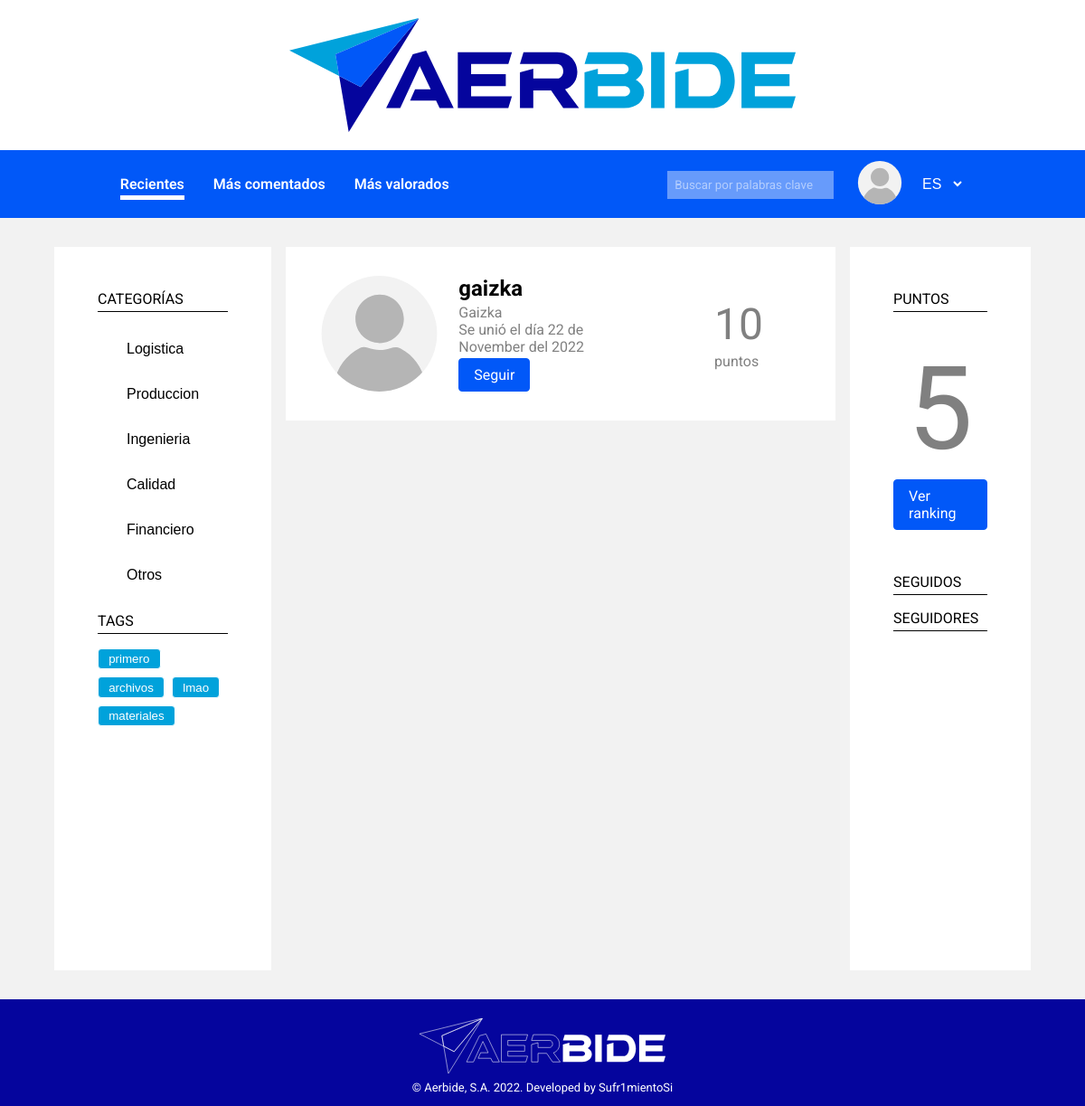
Page /user.php?user=1 (signed in) on the committed database.
### tables this page shows
CREATE TABLE `users` (
  `id` int(11) NOT NULL,
  `username` varchar(255) NOT NULL,
  `name` varchar(255) NOT NULL,
  `surname` varchar(255) DEFAULT NULL,
  `image` varchar(255) DEFAULT NULL,
  `date` date NOT NULL DEFAULT current_timestamp(),
  `points` int(11) NOT NULL DEFAULT 0,
  `job` varchar(64) DEFAULT NULL,
  `passwd` varchar(255) NOT NULL
);

CREATE TABLE `categories` (
  `id` int(11) NOT NULL,
  `name` varchar(255) NOT NULL
);

CREATE TABLE `tags` (
  `id` int(11) NOT NULL,
  `name` varchar(255) NOT NULL,
  `counter` int(11) NOT NULL
);

### src/user.php (called while the page is built, shortened)
<?php
require_once "app/__include.inc.php";
$user = $session->getCurrentUser();
if (isset($_GET['user'])) {
    $id = abs(intval($_GET['user']));
    if ($id != $user->getId() && ($u = UserRepository::getUserById($id))) {
        $user = $u;
    }
}
include_views([
    "views/header.view.php",
    "views/user.view.php",
    "views/footer.view.php"
])
?>

### src/app/db/repositories/category_repo.inc.php (called while the page is built, shortened)
<?php
abstract class CategoryRepository {
    public static function getAllCategories(): array {
        global $db;
        $categs = [];
        $sql = 'SELECT * FROM categories';
        $statement = $db->prepare($sql);
        $statement->setFetchMode(PDO::FETCH_ASSOC);
        $statement->execute();
        while (($data = $statement->fetch())) {
            $categs[] = new CategoryEntity(
                intval($data['id']),
                $data['name']
            );
        }
        return $categs;
    }
}

### src/app/db/entities/category_entity.inc.php (called while the page is built)
<?php
class CategoryEntity {
    private $id;
    private $name;
    public function __construct(int $id, string $name) {
        $this->id = $id;
        $this->name = $name;
    }
    public function getId(): int {
        return $this->id;
    }
    public function getName(): string {
        return $this->name;
    }
}

### src/app/db/repositories/tag_repo.inc.php (called while the page is built, shortened)
<?php
abstract class TagRepository {
    public static function getAllTags(int $limit = 10): array{
        global $db;
        $tags = [];
        $sql = "SELECT * FROM tags ORDER BY counter DESC LIMIT $limit";
        $statement = $db->prepare($sql);
        $statement->setFetchMode(PDO::FETCH_ASSOC);
        $statement->execute();
        while ($data = $statement->fetch()) {
            $tags[] = new TagEntity(
                intval($data['id']),
                $data['name'],
                intval($data['counter'])
            );
        }
        return $tags;
    }
}

### src/app/db/entities/tag_entity.inc.php (called while the page is built, shortened)
<?php
class TagEntity {
    private $id;
    private $name;
    public function __construct(int $id, string $name, int $counter) {
        $this->id = $id;
        $this->name = strtolower($name);
    }
    public function getId(): int {
        return $this->id;
    }
    public function getName(): string {
        return $this->name;
    }
}

### src/app/db/entities/user_entity.inc.php (called while the page is built, shortened)
<?php
class UserEntity {
    private $username;
    private $name;
    private $date;
    private $points;
    public function __construct(int $id, string $username, string $name, string|null $surname, string|null $image,
        int $date, int $points, string|null $job, string $passwd) {
            $this->username = $username;
            $this->name = $name;
            $this->date = new DateTime();
            $this->date->setTimeStamp($date);
            $this->points = $points;
    }
    public function getUsername(): string {
        return $this->username;
    }
    public function getName(): string {
        return $this->name;
    }
    public function getCreationDate(): DateTime {
        return $this->date;
    }
    public function getPoints(): int {
        return $this->points;
    }
}

### src/app/db/repositories/user_repo.inc.php (called while the page is built, shortened)
<?php
abstract class UserRepository {
    private static function parseUserFromData(array $data) : UserEntity {
        return new UserEntity(
            $data['id'],
            $data['username'],
            $data['name'],
            $data['surname'],
            $data['image'],
            strtotime($data['date']),
            $data['points'],
            $data['job'],
            $data['passwd']
        );
    }
    public static function getUserById(int $id): UserEntity|null {
        global $db;
        $sql = 'SELECT * FROM users WHERE id = :id';
        $statement = $db->prepare($sql);
        $statement->setFetchMode(PDO::FETCH_ASSOC);
        $statement->execute([
            ':id' => $id
        ]);
        if (($data = $statement->fetch())) {
            return self::parseUserFromData($data);
        }
        return null;
    }
}

### src/app/session.inc.php (called while the page is built, shortened)
<?php
class SessionManager {
    private $currentUser;
    public function __construct() {
        $this->get_current_user();
    }
    private function get_current_user() {
        $id = $this->get('_uid');
        if (is_int($id)) {
            $this->currentUser = UserRepository::getUserById($id);
        }
    }
    public function get(string $key): mixed {
        return array_key_exists($key, $_SESSION) ? $_SESSION[$key] : null;
    }
    public function getCurrentUser(): UserEntity|null {
        return $this->currentUser;
    }
}
$session = new SessionManager();

### src/app/__include.inc.php (called while the page is built, shortened)
<?php
require_once "session.inc.php";
require_once "utils.inc.php";

### src/views/partials/sidebar_left.php (the view)
<aside class="sidebar-left">
    <div>
        <h3>CATEGORÍAS</h3>
        <ul>
            <?php foreach (CategoryRepository::getAllCategories() as $category): ?>
                <li>
                    <button class="aside-category" data-id="<?php echo $category->getId(); ?>">
                        <?php echo $category->getName(); ?>
                    </button>
                </li>
            <?php endforeach; ?>
        </ul>
    </div>
    <div>
        <h3>TAGS</h3>
        <ul class="tags-list">
            <?php foreach (TagRepository::getAllTags() as $tag): ?>
                <li>
                    <button class="tag" data-id="<?php echo $tag->getId(); ?>">
                        <?php echo $tag->getName(); ?>
                    </button>
                </li>
            <?php endforeach; ?>
        </ul>
    </div>
</aside>

### src/app/utils.inc.php (shortened to what this page needs)
<?php
function include_views(array $views) {
    echo '<!DOCTYPE html><html lang="es"><head>';
    echo '</head><body>';
    foreach ($views as $view) {
        include $view;
    }
    echo '</body></html>';
}

### src/views/user.view.php (shortened to what this page needs)
<?php
    $user = $GLOBALS['user'];
?>
<div class="content">
    <?php include 'partials/sidebar_left.php' ?>
    <main>
        <div class="user-panel">
            <div class="flex-container user-pannel">
                <div class="flex-container">
                    <img src="img/user-default-image.svg" alt="" class="author-icon-big">
                    <div class="flex-container-column">
                        <h2><?php echo $user->getUsername() ?></h2>
                        <div>
                            <p><?php echo $user->getName() . ' ' . $user->getSurname(); ?></p>
                            <p class="data">
                                <?php
                                    $date = $user->getCreationDate();
                                    echo 'Se unió el día ' . $date->format('j \d\e F \d\e\l Y');
                                ?>
                            </p>
                        </div>
                        <div class="no-se-como-arreglar-esto-de-una-manera-mejor">
                            <button class="button-blue" id="userfollowbtn">Seguir</button>
                        </div>
                    </div>
                </div>
                <div class="flex-container-column">
                    <p class="points"><?php echo $user->getPoints() ?></p>
                    <p>puntos</p>
                </div>
            </div>
        </div>
    </main>
    <?php include 'partials/sidebar_right.php'?>
</div>

### src/views/partials/sidebar_right.php (shortened to what this page needs)
<aside class="sidebar-right">
    <div>
        <h3>puntos</h3>
        <div class="flex-container-column">
            <p class="points"><?php echo $GLOBALS['session']->getCurrentUser()->getPoints() ?></p>
            <a class="button-blue" href="/ranking.php">Ver ranking</a>
        </div>
    </div>
    <div>
        <h3>seguidos</h3>
    </div>
    <div>
        <h3>seguidores</h3>
    </div>
</aside>

### src/styles/global.css (style rules this page uses)
:root { --color-dark-blue: #05059d; --color-medium-blue: #0158f8; --color-light-blue: #00a2db; --color-search-blue: #679bfb; --color-light-grey: #f2f2f2; --color-dark-grey: #b5b5b5; }
* { padding: 0; margin: 0; box-sizing: border-box; }
body { font-family: 'Roboto', sans-serif; background-color: var(--color-light-grey); }
ul { list-style: none; }
h3 { color: black; }
a { color: black; text-decoration: none; }
.button-blue, .button-white, .button-dark-blue { text-decoration: none; font-size: 1rem; font-family: 'Roboto'; display: inline-block; border-radius: 0.25rem; overflow: hidden; padding: 0.5rem 1rem; margin: 0; transition: all 0.1s ease-in; }
.button-blue, .button-white:hover { color: white; border: 0.1rem solid var(--color-medium-blue); background-color: var(--color-medium-blue); }
button { cursor: pointer; }
.tags-list { list-style: none; display: flex; flex-wrap: wrap; gap: 0.5rem; margin: 0.3rem 0; }
.tag { text-decoration: none; display: inline-block; font-weight: 400; border: 0.1rem solid white; border-radius: 0.25rem; background-color: var(--color-light-blue); color: white; overflow: hidden; padding: 0.2rem 0.7rem; margin: 0; }
.data { color: grey; }
.author-icon-big { height: 8rem; }
.flex-container { display: flex; align-items: center; gap: 1rem; }
.flex-container-column { display: flex; flex-direction: column; gap: 0.2rem; }

### src/styles/layout.css (style rules this page uses)
.content { display: grid; grid-template-columns: repeat(5, 1fr); grid-template-areas: "l m m m r"; column-gap: 1rem; width: 90%; min-height: 100vh; margin: 2rem auto; }
.content main { grid-area: m; }
.content .sidebar-left { grid-area: l; }
.content .sidebar-right { grid-area: r; }

### src/styles/asides.css (style rules this page uses)
aside { width: 100%; height: 100%; background-color: white; padding: 3rem; }
aside > div { margin-bottom: 1rem; }
aside h3 { font-size: 1rem; font-weight: 400; text-transform: uppercase; padding-bottom: 0.25rem; margin-bottom: 1rem; border-bottom: 0.1rem solid black; }
aside ul li button.aside-category { border: none; font-size: 1rem; text-align: left; width: 100%; padding: 1rem 2rem; background-color: transparent; cursor: pointer; }
aside a.button-blue { width: fit-content; }
aside p.points { text-align: center; font-size: 8em; color: grey; padding: 1rem 1rem 0rem 1rem; }
aside .flex-container-column { justify-content: center; align-items: center; margin-bottom: 3rem; }

### src/styles/user.css (style rules this page uses)
.user-panel .flex-container { padding: 1rem 5rem 1rem 1rem; justify-content: space-between; background-color: white; }
.points { font-size: 3rem; color: grey; }
.user-panel p { color: grey; }
.no-se-como-arreglar-esto-de-una-manera-mejor { padding-left: 0; }

### rows in the picture
users: username "gaizka", name "Gaizka", points "10"
categories: name "Logistica"
categories: name "Produccion"
categories: name "Ingenieria"
categories: name "Calidad"
categories: name "Financiero"
categories: name "Otros"
tags: name "primero"
tags: name "archivos"
tags: name "lmao"
tags: name "materiales"
users: points "5"

### other values in the picture
form field value "ES"
